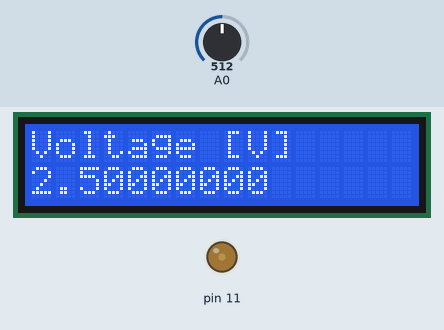
This sketch was run on a simulated Arduino Uno, built with avr-gcc and run on an emulated ATmega328P. Shown: 16×2 character LCD, output pins drawn as LEDs (lit = HIGH). Inputs (shaded band) come from the test bench; at power-on: A0 = 512.

Above: at 1.2 s.
1.3 s: A0 set to 716
At 1.45 s:
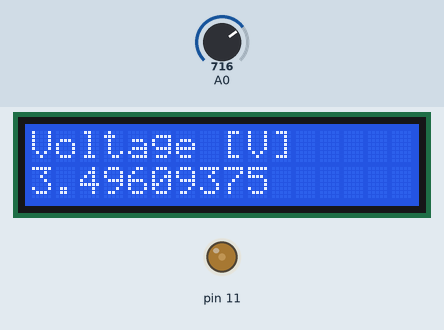
3.1 s: A0 set to 900
At 3.29 s:
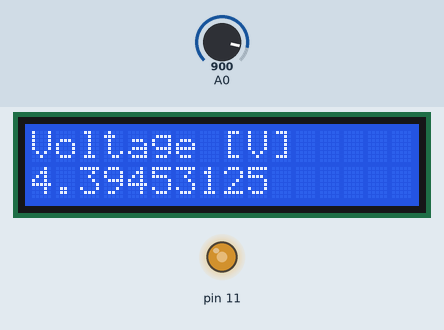
5.8 s: A0 set to 1023
At 5.85 s:
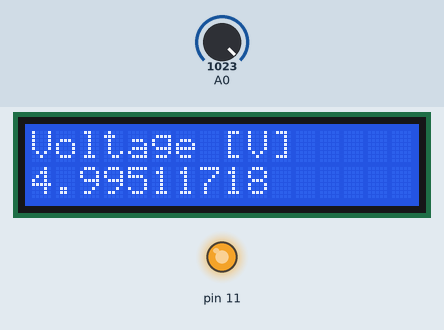
Timing chart, 0 to 13.3 s (numbered marks = the images above; inputs shaded):
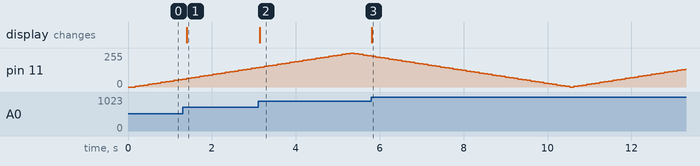

Measured:
- after the input at 1.3 s, the display: changes after 0.10 s (image 1)
- after the input at 3.1 s, the display: changes at once (image 2)
- after the input at 5.8 s, the display: changes at once (image 3)

The sketch:

lcdLed.ino
```cpp
#include <LiquidCrystal.h>
LiquidCrystal lcd(2, 3, 4, 5, 6, 7);

double value = 0.0;
int brightness = 0;
int change = 5;

void setup() {
  lcd.begin(16, 2); // deklaration of the type
  lcd.setCursor(0, 0);
  lcd.print("Voltage [V]");
  lcd.setCursor(0,1);
  lcd.print("0.00");
}

void loop() {
  value = analogRead(A0)*5.0/1024.0;
  lcd.setCursor(0, 1);
  lcd.print(value, 8);

  // PWM to change brigtness of the LCD
  analogWrite(11, brightness);
  brightness = brightness + change;

  if (brightness == 0 || brightness == 255){
    change = 0 - change;
  }

  delay(100);
}
```
